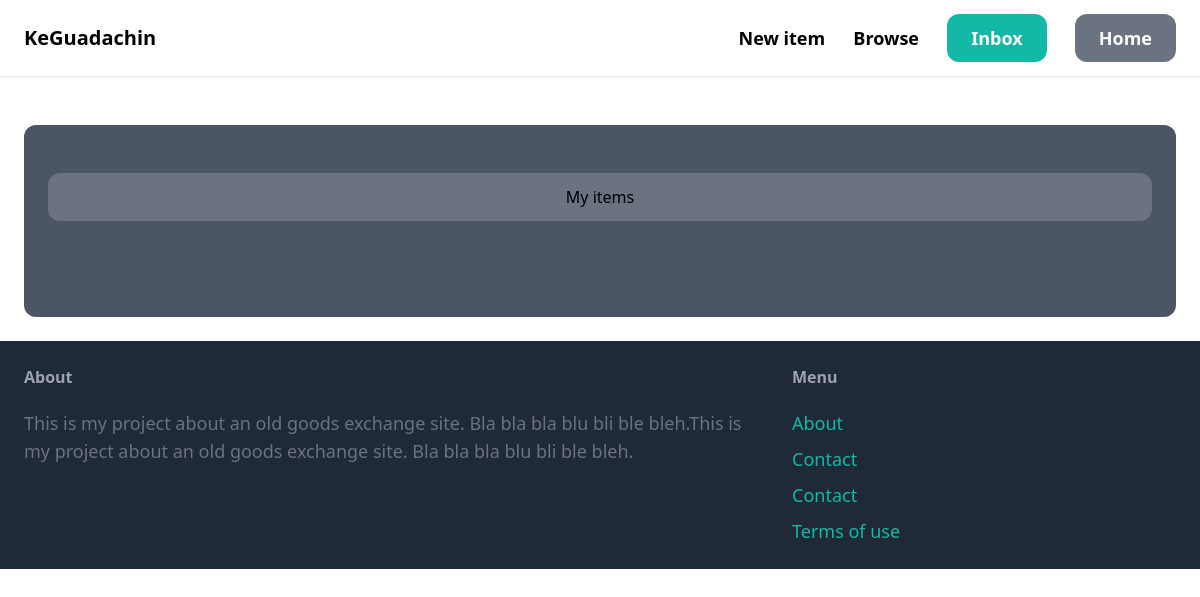
The app's page /home/ (signed in), older data.
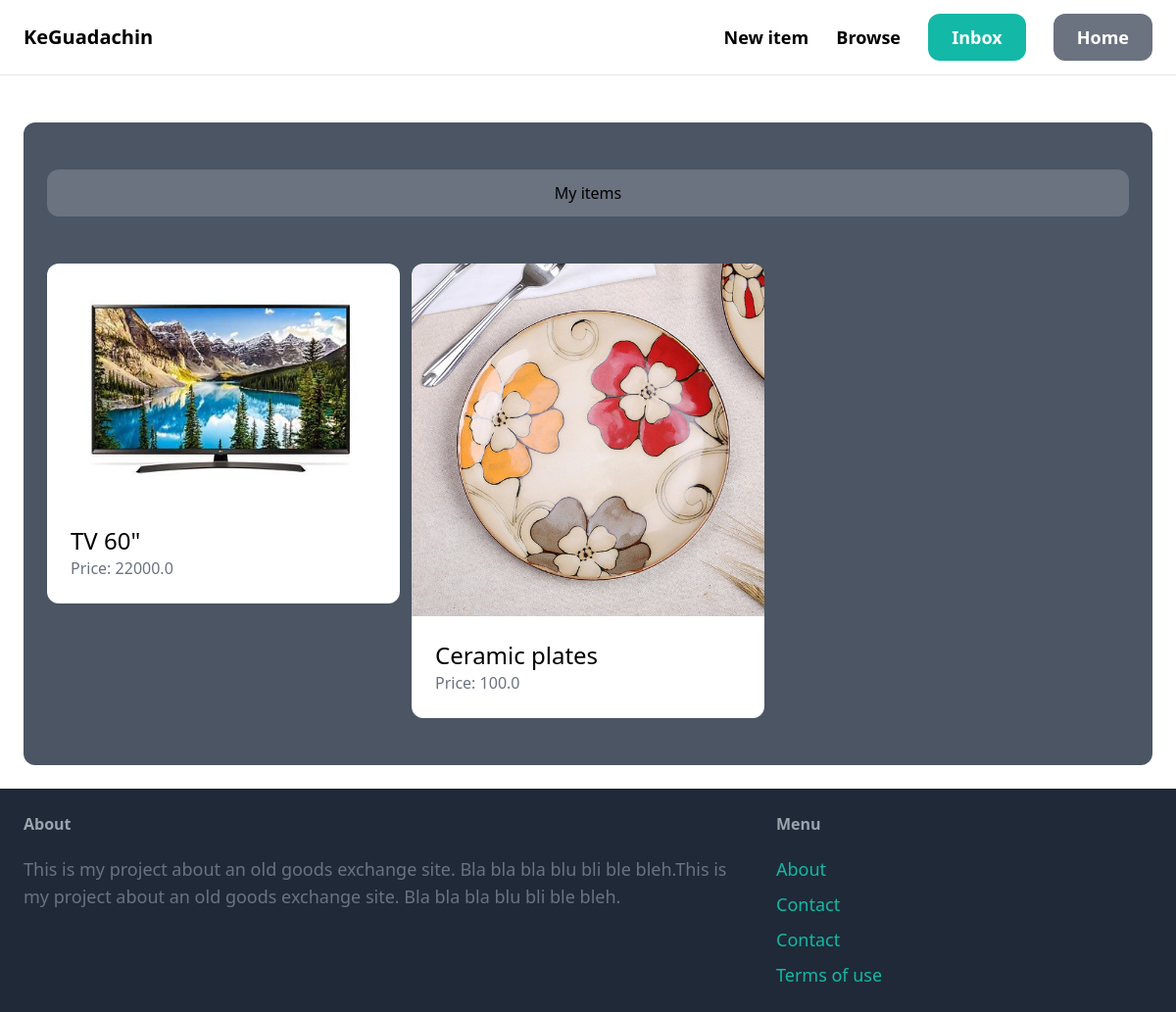
The same page, newer data.
### item/models.py (models this page shows, shortened)
class Item(models.Model):
    category = models.ForeignKey(Category, related_name='items', on_delete=models.CASCADE)
    name = models.CharField(max_length=255)
    description = models.TextField(blank=True, null=True)
    price = models.FloatField()
    image = models.ImageField(upload_to='item_images', blank=True, null=True)
    is_sold = models.BooleanField(default=False)
    created_by = models.ForeignKey(User, related_name='items', on_delete=models.CASCADE)
    created_at = models.DateTimeField(auto_now_add=True)

### home/views.py (the view)
# urls.py: path('', views.index, name='index'),
@login_required
def index(request):
    items = Item.objects.filter(created_by=request.user)
    return render(request, 'home/index.html', {
        'items': items,
    })

### home/templates/home/index.html (shortened to what this page needs)
{% extends 'core/base.html' %}
{% block content %}
   <div class="mt-6 px-6 py-12 bg-gray-600 rounded-xl">
      <h2 class="mb-12 px-6 py-3 bg-gray-500 rounded-xl text-center">My items</h2>
      <div class="grid grid-cols-3 gap-3">
            {% for item in items %}
             <div>
                    <a href="{% url 'item:detail' item.id %}">
                        <div>
                            <img src="{{ item.image.url }}" class="rounded-t-xl">
                        </div>
                        <div class="p-6 bg-white rounded-b-xl">
                            <h2 class="text-2xl">{{ item.name }}</h2>
                            <p class="text-gray-500">Price: {{ item.price }}</p>
                        </div>
                    </a>
                </div>
            {% endfor %}
      </div>
    </div>
{% endblock %}

Row changes from the older to the newer data that the page shows:
now on this page (row edited): Item: image (picture), name "TV 60\"", price "22000.0"
added Item: image (picture), name "Ceramic plates", price "100.0"
